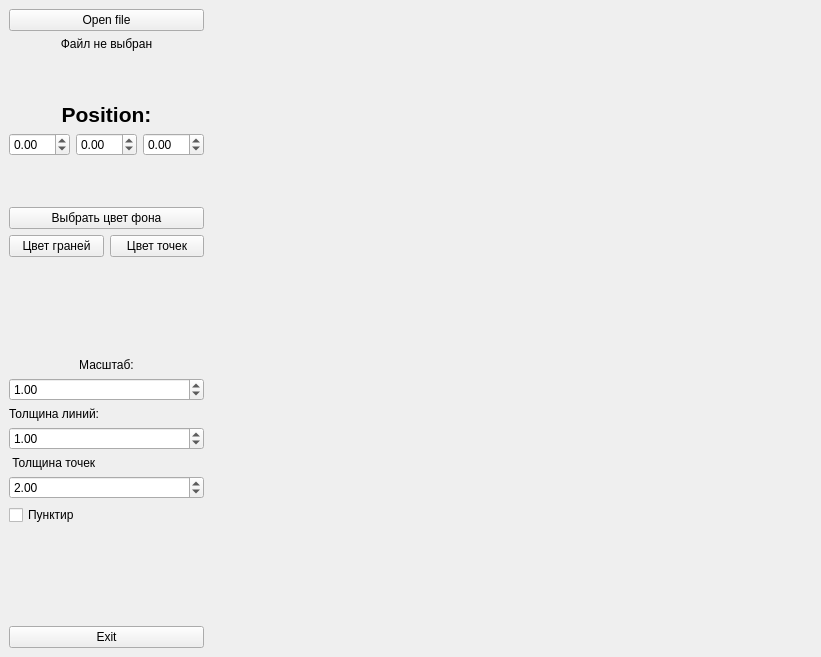
<?xml version="1.0" encoding="UTF-8"?>
<ui version="4.0">
 <class>MainWindow</class>
 <widget class="QMainWindow" name="MainWindow">
  <property name="geometry">
   <rect>
    <x>0</x>
    <y>0</y>
    <width>821</width>
    <height>657</height>
   </rect>
  </property>
  <property name="windowTitle">
   <string>MainWindow</string>
  </property>
  <widget class="QWidget" name="centralwidget">
   <layout class="QHBoxLayout" name="horizontalLayout">
    <item>
     <layout class="QVBoxLayout" name="verticalLayout_2">
      <item>
       <layout class="QVBoxLayout" name="verticalLayout">
        <item>
         <widget class="QPushButton" name="file">
          <property name="text">
           <string>Open file</string>
          </property>
         </widget>
        </item>
        <item>
         <widget class="QLabel" name="label_5">
          <property name="text">
           <string>Файл не выбран</string>
          </property>
          <property name="alignment">
           <set>Qt::AlignCenter</set>
          </property>
         </widget>
        </item>
        <item>
         <spacer name="verticalSpacer_4">
          <property name="orientation">
           <enum>Qt::Vertical</enum>
          </property>
          <property name="sizeHint" stdset="0">
           <size>
            <width>20</width>
            <height>100</height>
           </size>
          </property>
         </spacer>
        </item>
        <item>
         <widget class="QLabel" name="label_4">
          <property name="text">
           <string>&lt;html&gt;&lt;head/&gt;&lt;body&gt;&lt;p&gt;&lt;span style=&quot; font-size:16pt; font-weight:600;&quot;&gt;Position:&lt;/span&gt;&lt;/p&gt;&lt;/body&gt;&lt;/html&gt;</string>
          </property>
          <property name="alignment">
           <set>Qt::AlignCenter</set>
          </property>
         </widget>
        </item>
        <item>
         <layout class="QHBoxLayout" name="horizontalLayout_2">
          <item>
           <widget class="QDoubleSpinBox" name="xPos">
            <property name="minimum">
             <double>-99.989999999999995</double>
            </property>
           </widget>
          </item>
          <item>
           <widget class="QDoubleSpinBox" name="yPos">
            <property name="minimum">
             <double>-99.989999999999995</double>
            </property>
           </widget>
          </item>
          <item>
           <widget class="QDoubleSpinBox" name="zPos">
            <property name="minimum">
             <double>-99.989999999999995</double>
            </property>
           </widget>
          </item>
         </layout>
        </item>
        <item>
         <spacer name="verticalSpacer_5">
          <property name="orientation">
           <enum>Qt::Vertical</enum>
          </property>
          <property name="sizeHint" stdset="0">
           <size>
            <width>20</width>
            <height>100</height>
           </size>
          </property>
         </spacer>
        </item>
        <item>
         <widget class="QPushButton" name="bg_color">
          <property name="text">
           <string>Выбрать цвет фона</string>
          </property>
         </widget>
        </item>
        <item>
         <layout class="QHBoxLayout" name="horizontalLayout_4">
          <item>
           <widget class="QPushButton" name="ribs_color">
            <property name="text">
             <string>Цвет граней</string>
            </property>
           </widget>
          </item>
          <item>
           <widget class="QPushButton" name="pushButton">
            <property name="text">
             <string>Цвет точек</string>
            </property>
           </widget>
          </item>
         </layout>
        </item>
        <item>
         <spacer name="verticalSpacer_2">
          <property name="orientation">
           <enum>Qt::Vertical</enum>
          </property>
          <property name="sizeHint" stdset="0">
           <size>
            <width>20</width>
            <height>150</height>
           </size>
          </property>
         </spacer>
        </item>
        <item>
         <widget class="QLabel" name="label">
          <property name="sizeIncrement">
           <size>
            <width>0</width>
            <height>0</height>
           </size>
          </property>
          <property name="text">
           <string>Масштаб:</string>
          </property>
          <property name="scaledContents">
           <bool>false</bool>
          </property>
          <property name="alignment">
           <set>Qt::AlignCenter</set>
          </property>
         </widget>
        </item>
        <item>
         <widget class="QDoubleSpinBox" name="scale">
          <property name="minimum">
           <double>0.250000000000000</double>
          </property>
          <property name="singleStep">
           <double>0.500000000000000</double>
          </property>
          <property name="value">
           <double>1.000000000000000</double>
          </property>
         </widget>
        </item>
        <item>
         <widget class="QLabel" name="label_2">
          <property name="text">
           <string>Толщина линий:</string>
          </property>
         </widget>
        </item>
        <item>
         <widget class="QDoubleSpinBox" name="line">
          <property name="minimum">
           <double>0.250000000000000</double>
          </property>
          <property name="singleStep">
           <double>0.500000000000000</double>
          </property>
          <property name="value">
           <double>1.000000000000000</double>
          </property>
         </widget>
        </item>
        <item>
         <widget class="QLabel" name="label_3">
          <property name="text">
           <string> Толщина точек</string>
          </property>
         </widget>
        </item>
        <item>
         <widget class="QDoubleSpinBox" name="dots">
          <property name="minimum">
           <double>0.250000000000000</double>
          </property>
          <property name="singleStep">
           <double>0.500000000000000</double>
          </property>
          <property name="value">
           <double>2.000000000000000</double>
          </property>
         </widget>
        </item>
        <item>
         <widget class="QCheckBox" name="checkBox">
          <property name="layoutDirection">
           <enum>Qt::LeftToRight</enum>
          </property>
          <property name="text">
           <string>Пунктир</string>
          </property>
         </widget>
        </item>
        <item>
         <spacer name="verticalSpacer">
          <property name="orientation">
           <enum>Qt::Vertical</enum>
          </property>
          <property name="sizeHint" stdset="0">
           <size>
            <width>20</width>
            <height>150</height>
           </size>
          </property>
         </spacer>
        </item>
        <item>
         <widget class="QPushButton" name="exit">
          <property name="text">
           <string>Exit</string>
          </property>
         </widget>
        </item>
       </layout>
      </item>
     </layout>
    </item>
    <item>
     <widget class="GLWidget" name="GLwidget" native="true">
      <property name="sizePolicy">
       <sizepolicy hsizetype="Expanding" vsizetype="Preferred">
        <horstretch>0</horstretch>
        <verstretch>0</verstretch>
       </sizepolicy>
      </property>
      <property name="layoutDirection">
       <enum>Qt::LeftToRight</enum>
      </property>
     </widget>
    </item>
   </layout>
  </widget>
  <widget class="QMenuBar" name="menubar">
   <property name="geometry">
    <rect>
     <x>0</x>
     <y>0</y>
     <width>821</width>
     <height>22</height>
    </rect>
   </property>
  </widget>
 </widget>
 <customwidgets>
  <customwidget>
   <class>GLWidget</class>
   <extends>QWidget</extends>
   <header>glwidget.h</header>
   <container>1</container>
  </customwidget>
 </customwidgets>
 <tabstops>
  <tabstop>exit</tabstop>
 </tabstops>
 <resources/>
 <connections>
  <connection>
   <sender>exit</sender>
   <signal>released()</signal>
   <receiver>MainWindow</receiver>
   <slot>close()</slot>
   <hints>
    <hint type="sourcelabel">
     <x>66</x>
     <y>408</y>
    </hint>
    <hint type="destinationlabel">
     <x>52</x>
     <y>206</y>
    </hint>
   </hints>
  </connection>
 </connections>
</ui>
